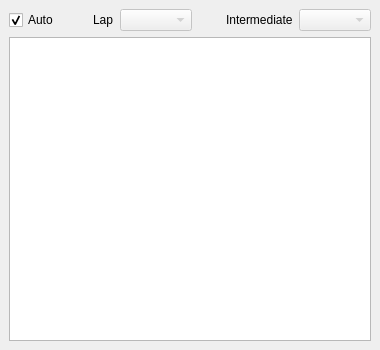
<?xml version="1.0" encoding="UTF-8"?>
<ui version="4.0">
 <class>TelemetryDock</class>
 <widget class="QDockWidget" name="TelemetryDock">
  <property name="geometry">
   <rect>
    <x>0</x>
    <y>0</y>
    <width>380</width>
    <height>350</height>
   </rect>
  </property>
  <property name="features">
   <set>QDockWidget::DockWidgetFloatable|QDockWidget::DockWidgetMovable</set>
  </property>
  <property name="windowTitle">
   <string>Telemetry</string>
  </property>
  <widget class="QWidget" name="dockWidgetContents">
   <layout class="QVBoxLayout" name="verticalLayout">
    <item>
     <layout class="QHBoxLayout" name="horizontalLayout">
      <item>
       <widget class="QCheckBox" name="autoCheckBox">
        <property name="text">
         <string>Auto</string>
        </property>
        <property name="checked">
         <bool>true</bool>
        </property>
       </widget>
      </item>
      <item>
       <spacer name="horizontalSpacer_2">
        <property name="orientation">
         <enum>Qt::Horizontal</enum>
        </property>
        <property name="sizeType">
         <enum>QSizePolicy::MinimumExpanding</enum>
        </property>
        <property name="sizeHint" stdset="0">
         <size>
          <width>20</width>
          <height>20</height>
         </size>
        </property>
       </spacer>
      </item>
      <item>
       <widget class="QLabel" name="label">
        <property name="text">
         <string>Lap</string>
        </property>
       </widget>
      </item>
      <item>
       <widget class="QComboBox" name="lapComboBox">
        <property name="enabled">
         <bool>false</bool>
        </property>
       </widget>
      </item>
      <item>
       <spacer name="horizontalSpacer">
        <property name="orientation">
         <enum>Qt::Horizontal</enum>
        </property>
        <property name="sizeHint" stdset="0">
         <size>
          <width>20</width>
          <height>20</height>
         </size>
        </property>
       </spacer>
      </item>
      <item>
       <widget class="QLabel" name="label_2">
        <property name="text">
         <string>Intermediate</string>
        </property>
       </widget>
      </item>
      <item>
       <widget class="QComboBox" name="intermediateComboBox">
        <property name="enabled">
         <bool>false</bool>
        </property>
       </widget>
      </item>
     </layout>
    </item>
    <item>
     <widget class="QTableView" name="telemetryView">
      <property name="autoScroll">
       <bool>false</bool>
      </property>
      <property name="editTriggers">
       <set>QAbstractItemView::NoEditTriggers</set>
      </property>
      <property name="alternatingRowColors">
       <bool>true</bool>
      </property>
      <property name="selectionMode">
       <enum>QAbstractItemView::SingleSelection</enum>
      </property>
      <property name="selectionBehavior">
       <enum>QAbstractItemView::SelectRows</enum>
      </property>
      <property name="wordWrap">
       <bool>false</bool>
      </property>
      <property name="cornerButtonEnabled">
       <bool>false</bool>
      </property>
     </widget>
    </item>
   </layout>
  </widget>
 </widget>
 <resources/>
 <connections/>
</ui>
